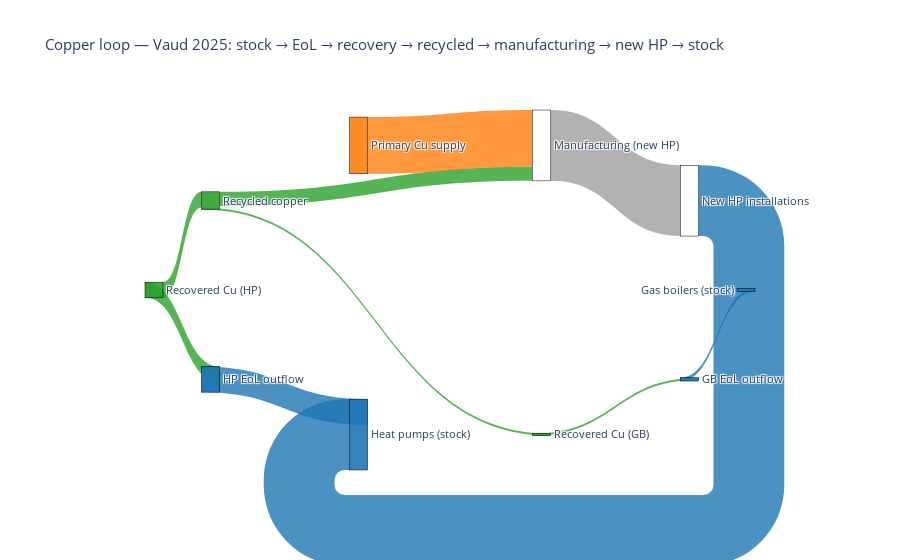

The cell this chart's notebook holds for it:
### Code cell
import numpy as np
import plotly.graph_objects as go

# -------------------------
# PARAMETERS (your values)
# -------------------------
H = 380_000
p_g = 0.30
p_hp = 0.17
L_g = 20
L_hp = 20
cu_g = 2.7     # kg per gas boiler
cu_hp = 36     # kg per heat pump
rr = 0.61      # end-of-life recycling rate
a = 0.80       # allocation of recovered to local manufacturing
m_loss = 0.05  # (not used here; kept if you want)

# -------------------------
# STOCKS & FLOWS (kg)
# -------------------------
GB_stock = H * p_g                     # gas boilers in stock
HP_stock = H * p_hp                    # heat pumps in stock

GB_EoL_units = GB_stock / L_g          # annual GB outflow (units)
HP_EoL_units = HP_stock / L_hp         # annual HP outflow (units)

# Copper at EoL
GB_EoL_cu_kg = GB_EoL_units * cu_g
HP_EoL_cu_kg = HP_EoL_units * cu_hp

# Recovered copper (kg)
GB_recov_kg = GB_EoL_cu_kg * rr
HP_recov_kg = HP_EoL_cu_kg * rr

# Recycled copper available to local manufacturing (kg)
recycled_total_kg = (GB_recov_kg + HP_recov_kg) * a

# Demand: new HPs are built to replace both GB and HP (all replaced by HP)
installs_per_year = H * (p_g + p_hp) / L_g   # you used L_g earlier to replace both by HP
new_HP_demand_kg = installs_per_year * cu_hp

# Primary needed (kg)
primary_needed_kg = max(0, new_HP_demand_kg - recycled_total_kg)

# Convert to tonnes for plotting (more readable units)
kg_to_t = lambda x: x / 1000.0
GB_EoL_cu_t = kg_to_t(GB_EoL_cu_kg)
HP_EoL_cu_t = kg_to_t(HP_EoL_cu_kg)
GB_recov_t = kg_to_t(GB_recov_kg)
HP_recov_t = kg_to_t(HP_recov_kg)
recycled_total_t = kg_to_t(recycled_total_kg)
new_HP_demand_t = kg_to_t(new_HP_demand_kg)
primary_needed_t = kg_to_t(primary_needed_kg)

# -------------------------
# NODES (represent physical processes + stocks)
# -------------------------
labels = [
    "Gas boilers (stock)",
    "GB EoL outflow",
    "Recovered Cu (GB)",
    "Heat pumps (stock)",
    "HP EoL outflow",
    "Recovered Cu (HP)",
    "Recycled copper",
    "Primary Cu supply",
    "Manufacturing (new HP)",
    "New HP installations"
]

# map labels to indices
idx = {lab: i for i, lab in enumerate(labels)}

# -------------------------
# LINKS (source, target, value_tonnes)
# -------------------------
src, tgt, val, color = [], [], [], []

def add(s, t, tonnes, col):
    src.append(idx[s])
    tgt.append(idx[t])
    val.append(round(tonnes, 3))
    color.append(col)

# colors
col_stock = "rgba(31,119,180,0.8)"   # blue
col_recov = "rgba(44,160,44,0.8)"    # green
col_primary = "rgba(255,127,14,0.8)" # orange
col_manuf = "rgba(127,127,127,0.6)"  # grey

# Stocks -> EoL (show the annual outflow from stock)
add("Gas boilers (stock)", "GB EoL outflow", round(GB_EoL_cu_t,3), col_stock)      # note: units here are tonnes of Cu equivalent (for visual)
add("Heat pumps (stock)", "HP EoL outflow", round(HP_EoL_cu_t,3), col_stock)

# EoL -> Recovered Cu
# For clarity we send the copper mass at EoL to recovered nodes (already rr applied)
add("GB EoL outflow", "Recovered Cu (GB)", GB_recov_t, col_recov)
add("HP EoL outflow", "Recovered Cu (HP)", HP_recov_t, col_recov)

# Recovered -> Recycled (single unified node)
add("Recovered Cu (GB)", "Recycled copper", GB_recov_t, col_recov)
add("Recovered Cu (HP)", "Recycled copper", HP_recov_t, col_recov)

# Recycled -> Manufacturing
add("Recycled copper", "Manufacturing (new HP)", recycled_total_t, col_recov)

# Primary -> Manufacturing
add("Primary Cu supply", "Manufacturing (new HP)", primary_needed_t, col_primary)

# Manufacturing -> New HP installations
add("Manufacturing (new HP)", "New HP installations", new_HP_demand_t, col_manuf)

# New HPs -> HP stock (close the loop: new installations increase HP stock)
# This link shows that manufactured HPs become stock (closed material loop visually)
add("New HP installations", "Heat pumps (stock)", new_HP_demand_t, col_stock)

# -------------------------
# CIRCULAR LAYOUT (positions around a ring)
# -------------------------
N = len(labels)
angles = np.linspace(0, 2*np.pi, N, endpoint=False)
radius = 0.40
x = 0.5 + radius * np.cos(angles)
y = 0.5 + radius * np.sin(angles)

# Slight manual reorder to make visual loop clearer (optional)
# If you want a different grouping, change angles order manually.

node_colors = []
for lab in labels:
    if "stock" in lab or "EoL" in lab:
        node_colors.append("rgba(31,119,180,0.9)")
    elif "Recovered" in lab or "Recycled" in lab:
        node_colors.append("rgba(44,160,44,0.9)")
    elif "Primary" in lab:
        node_colors.append("rgba(255,127,14,0.9)")
    else:
        node_colors.append("white")

fig = go.Figure(data=[go.Sankey(
    arrangement="fixed",
    node = dict(
        pad = 15,
        thickness = 18,
        line = dict(color="black", width=0.5),
        label = labels,
        color = node_colors,
        x = x.tolist(),
        y = y.tolist()
    ),
    link = dict(
        source = src,
        target = tgt,
        value = val,
        color = color
    )
)])

fig.update_layout(title_text="Copper loop — Vaud 2025: stock → EoL → recovery → recycled → manufacturing → new HP → stock", font_size=11)
fig.show()

# -------------------------
# PRINT SUMMARY (tonnes)
# -------------------------
print("Summary (tonnes):")
print(f"GB EoL Cu (t): {GB_EoL_cu_t:.2f}")
print(f"HP EoL Cu (t): {HP_EoL_cu_t:.2f}")
print(f"Recovered GB (t): {GB_recov_t:.2f}")
print(f"Recovered HP (t): {HP_recov_t:.2f}")
print(f"Recycled available to manuf (t): {recycled_total_t:.2f}")
print(f"New HP demand (t): {new_HP_demand_t:.2f}")
print(f"Primary needed (t): {primary_needed_t:.2f}")

### Figure 1 — Plotly figure (JSON) as saved in the notebook; plotly's stock layout.template omitted (floating-point values rounded to 4 significant figures)
{"data": [{"arrangement": "fixed", "link": {"color": ["rgba(31,119,180,0.8)", "rgba(31,119,180,0.8)", "rgba(44,160,44,0.8)", "rgba(44,160,44,0.8)", "rgba(44,160,44,0.8)", "rgba(44,160,44,0.8)", "rgba(44,160,44,0.8)", "rgba(255,127,14,0.8)", "rgba(127,127,127,0.6)", "rgba(31,119,180,0.8)"], "source": [0, 3, 1, 4, 2, 5, 6, 7, 8, 9], "target": [1, 4, 2, 5, 6, 6, 8, 8, 9, 3], "value": [15.39, 116.3, 9.388, 70.93, 9.388, 70.93, 64.25, 257.2, 321.5, 321.5]}, "node": {"color": ["rgba(31,119,180,0.9)", "rgba(31,119,180,0.9)", "rgba(44,160,44,0.9)", "rgba(31,119,180,0.9)", "rgba(31,119,180,0.9)", "rgba(44,160,44,0.9)", "rgba(44,160,44,0.9)", "rgba(255,127,14,0.9)", "white", "white"], "label": ["Gas boilers (stock)", "GB EoL outflow", "Recovered Cu (GB)", "Heat pumps (stock)", "HP EoL outflow", "Recovered Cu (HP)", "Recycled copper", "Primary Cu supply", "Manufacturing (new HP)", "New HP installations"], "line": {"color": "black", "width": 0.5}, "pad": 15, "thickness": 18, "x": [0.9, 0.8236, 0.6236, 0.3764, 0.1764, 0.1, 0.1764, 0.3764, 0.6236, 0.8236], "y": [0.5, 0.7351, 0.8804, 0.8804, 0.7351, 0.5, 0.2649, 0.1196, 0.1196, 0.2649]}, "type": "sankey"}], "layout": {"font": {"size": 11}, "title": {"text": "Copper loop — Vaud 2025: stock → EoL → recovery → recycled → manufacturing → new HP → stock"}}}
